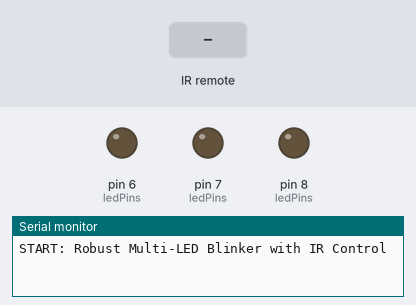
A sketch run on a simulated Arduino Uno, built with avr-gcc and run on an emulated ATmega328P. Parts: output pins drawn as LEDs (lit = HIGH), the last lines printed to the serial monitor. Dashed ring = blinking. Inputs (shaded band) come from the test bench.

Above: at 1.2 s.
1.3 s: infrared code 0x5E received
At 1.45 s:
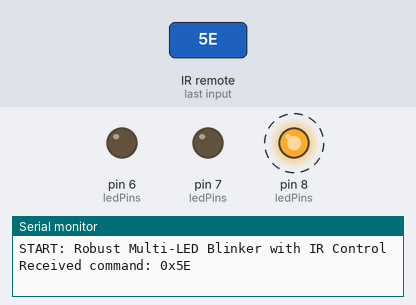
4.3 s: infrared code 0x45 received
At 4.6 s:
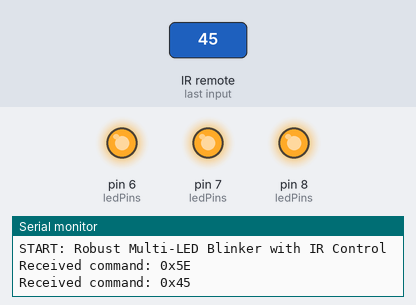
5.8 s: infrared code 0x18 received
At 7.0 s:
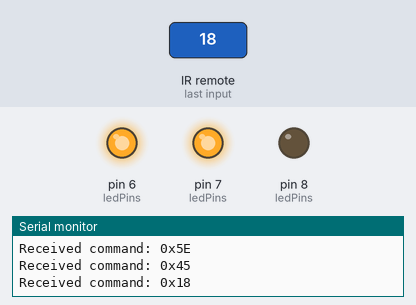
7.3 s: infrared code 0x44 received
At 8.1 s:
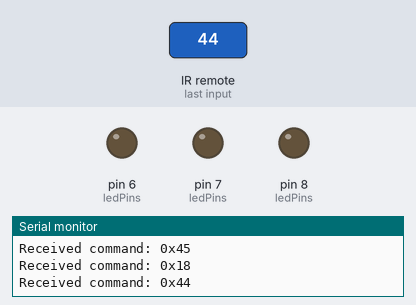
Timing chart, 0 to 9.8 s (numbered marks = the images above; inputs shaded):
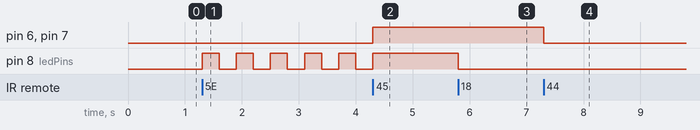

The sketch:

Remote_IR_Control.ino
```cpp
#include <Arduino.h>
#include <IRremote.hpp>

#define IR_RECEIVE_PIN 2

// LED pins: {Red, Yellow, Green}
const int ledPins[] = {8, 7, 6};
const int NUM_LEDS = 3;
int activeLED = 0;

const unsigned long DEFAULT_BLINK_PERIOD = 300;

// --- Blinker Class (Robust Version) ---
class Blinker {
private:
  int ledPin;
  unsigned long blinkPeriod;
  unsigned long lastToggleTime;
  bool isBlinking;
  bool isStaticOn;
  bool ledState;  // Track the current actual pin state

public:
  Blinker(int pin) {
    ledPin = pin;
    pinMode(ledPin, OUTPUT);
    isBlinking = false;
    isStaticOn = false;
    ledState = LOW;
    lastToggleTime = millis();
    blinkPeriod = DEFAULT_BLINK_PERIOD;
    digitalWrite(ledPin, ledState);
  }

  void setStatic(bool on) {
    isBlinking = false;
    isStaticOn = on;
    ledState = on ? HIGH : LOW;
    digitalWrite(ledPin, ledState);
  }

  void startBlink(unsigned long period) {
    isBlinking = true;
    blinkPeriod = period;
    lastToggleTime = millis();
    ledState = HIGH;
    digitalWrite(ledPin, ledState);
  }

  void stopBlink() {
    isBlinking = false;
    digitalWrite(ledPin, isStaticOn ? HIGH : LOW);
  }

  void toggleBlink() {
    // Toggle blinking ON/OFF while preserving last static state
    if (isBlinking) {
      stopBlink();
    } else {
      startBlink(blinkPeriod);
    }
  }

  void adjustSpeed(bool faster) {
    if (!isBlinking) return;
    if (faster) blinkPeriod = max(50UL, blinkPeriod / 2);
    else blinkPeriod = min(1000UL, blinkPeriod * 2);
  }

  void update() {
    if (isBlinking) {
      unsigned long now = millis();
      if (now - lastToggleTime >= blinkPeriod) {
        lastToggleTime = now;
        ledState = !ledState;
        digitalWrite(ledPin, ledState);
      }
    }
  }
};

// --- Create LED Objects ---
Blinker leds[NUM_LEDS] = {
  Blinker(ledPins[0]),
  Blinker(ledPins[1]),
  Blinker(ledPins[2])
};

void setup() {
  Serial.begin(115200);
  Serial.println(F("START: Robust Multi-LED Blinker with IR Control"));
  IrReceiver.begin(IR_RECEIVE_PIN, ENABLE_LED_FEEDBACK);
}

void loop() {
  if (IrReceiver.decode()) {
    IrReceiver.resume();
    if (!(IrReceiver.decodedIRData.flags & IRDATA_FLAGS_IS_REPEAT)) {
      uint16_t command = IrReceiver.decodedIRData.command;
      Serial.print(F("Received command: 0x"));
      Serial.println(command, HEX);

      // --- Command Mappings ---
      if (command == 0x45) { // "ON" - Turn all ON (static)
        for (int i = 0; i < NUM_LEDS; i++) leds[i].setStatic(true);

      } else if (command == 0x44) { // "OFF" - Turn all OFF
        for (int i = 0; i < NUM_LEDS; i++) leds[i].setStatic(false);

      } else if (command == 0x07) { // "EQ" - Cycle active LED
        activeLED = (activeLED + 1) % NUM_LEDS;
        Serial.print(F("Active LED changed to index "));
        Serial.println(activeLED);

      } else if (command == 0x0C) { // "PLAY" - Active LED ON
        leds[activeLED].setStatic(true);

      } else if (command == 0x18) { // "DOWN" - Active LED OFF
        leds[activeLED].setStatic(false);

      } else if (command == 0x5E) { // "UP" - Toggle Blink on active LED
        leds[activeLED].toggleBlink();

      } else if (command == 0x40) { // "VOL-" - Blink Faster
        leds[activeLED].adjustSpeed(true);

      } else if (command == 0x43) { // "VOL+" - Blink Slower
        leds[activeLED].adjustSpeed(false);
      }
    }
  }

  // Continuous non-blocking update for all LEDs
  for (int i = 0; i < NUM_LEDS; i++) {
    leds[i].update();
  }
}
```

Measured:
- after the input at 1.3 s, pin 8 (ledPins): alternates HIGH for 0.30 s and LOW for 0.30 s, starting at once
- after the input at 4.3 s, pin 6 (ledPins), pin 7 (ledPins): LOW → HIGH at once; pin 8 (ledPins): goes on until 4.3 s, then stays HIGH
- after the input at 5.8 s, pin 8 (ledPins): HIGH → LOW at once
- after the input at 7.3 s, pin 6 (ledPins), pin 7 (ledPins): HIGH → LOW at once
